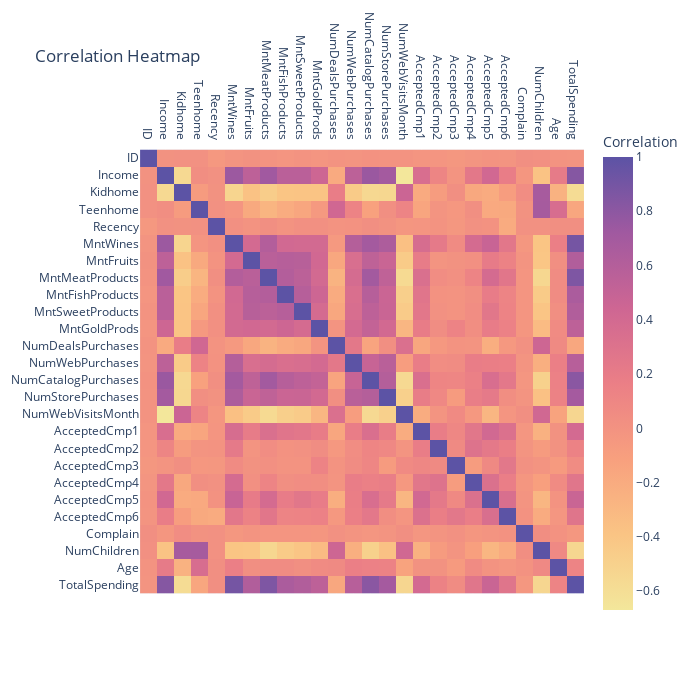

Notebook source saved alongside this figure:
### Markdown cell above
### Create a heatmap to showcase the correlation between different pairs of variables.

### Code cell
correlation_matrix = df.select_dtypes(include=['float', 'int']).corr()
df['MntFishProducts']
df['MntFruits']
fig = px.imshow(
    correlation_matrix,
    labels= {'color': 'Correlation'},
    x=correlation_matrix.index, 
    y=correlation_matrix.columns,
    color_continuous_scale='sunset',
)

fig.update_xaxes(side="top")
fig.update_layout(title="Correlation Heatmap", width=700, height=700)

fig.show()

### Figure 1 — Plotly figure (JSON) as saved in the notebook; plotly's stock layout.template omitted (floating-point values rounded to 4 significant figures; data arrays with more than 128 entries replaced by an {"elided": "..."} marker saying what was removed)
{"data": [{"coloraxis": "coloraxis", "hovertemplate": "x: %{x}<br>y: %{y}<br>Correlation: %{z}<extra></extra>", "name": "0", "type": "heatmap", "x": ["ID", "Income", "Kidhome", "Teenhome", "Recency", "MntWines", "MntFruits", "MntMeatProducts", "MntFishProducts", "MntSweetProducts", "MntGoldProds", "NumDealsPurchases", "NumWebPurchases", "NumCatalogPurchases", "NumStorePurchases", "NumWebVisitsMonth", "AcceptedCmp1", "AcceptedCmp2", "AcceptedCmp3", "AcceptedCmp4", "AcceptedCmp5", "AcceptedCmp6", "Complain", "NumChildren", "Age", "TotalSpending"], "xaxis": "x", "y": ["ID", "Income", "Kidhome", "Teenhome", "Recency", "MntWines", "MntFruits", "MntMeatProducts", "MntFishProducts", "MntSweetProducts", "MntGoldProds", "NumDealsPurchases", "NumWebPurchases", "NumCatalogPurchases", "NumStorePurchases", "NumWebVisitsMonth", "AcceptedCmp1", "AcceptedCmp2", "AcceptedCmp3", "AcceptedCmp4", "AcceptedCmp5", "AcceptedCmp6", "Complain", "NumChildren", "Age", "TotalSpending"], "yaxis": "y", "z": {"elided": "26x26 float values"}}], "layout": {"coloraxis": {"colorbar": {"title": {"text": "Correlation"}}, "colorscale": [[0, "rgb(243, 231, 155)"], [0.1667, "rgb(250, 196, 132)"], [0.3333, "rgb(248, 160, 126)"], [0.5, "rgb(235, 127, 134)"], [0.6667, "rgb(206, 102, 147)"], [0.8333, "rgb(160, 89, 160)"], [1, "rgb(92, 83, 165)"]]}, "height": 700, "margin": {"t": 60}, "title": {"text": "Correlation Heatmap"}, "width": 700, "xaxis": {"anchor": "y", "constrain": "domain", "domain": [0, 1], "scaleanchor": "y", "side": "top"}, "yaxis": {"anchor": "x", "autorange": "reversed", "constrain": "domain", "domain": [0, 1]}}}
